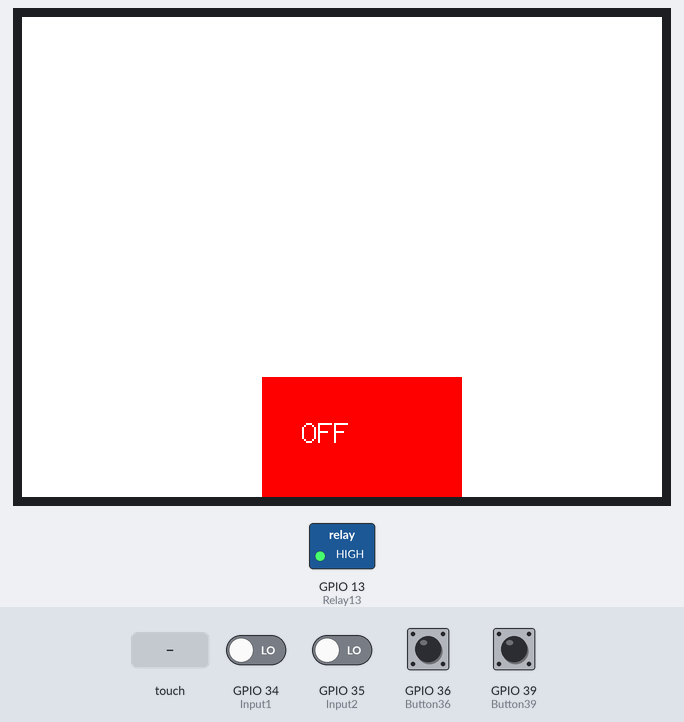
Bench run of a program on a simulated ESP32. On the bench: 320×240 colour display, switched loads named in the program (green lamp = pin HIGH). The test bench sets the inputs (shaded band); at power-on: GPIO 34 (Input1), GPIO 35 (Input2), GPIO 36 (Button36), GPIO 39 (Button39) LOW. Storage starts empty; what the program prints to the serial monitor is not drawn.

Above: at 0.5 s.
At 3.0 s:
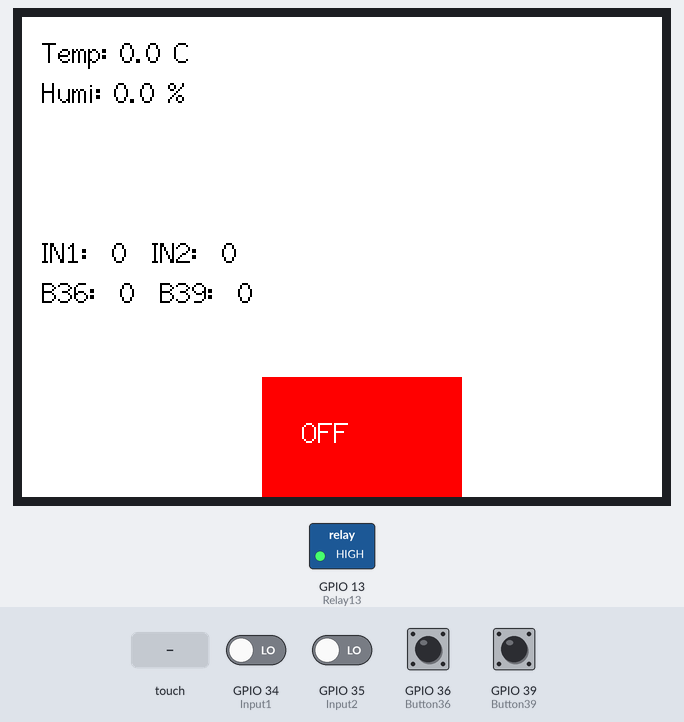
3.1 s: screen touched at 38 % across, 90 % down
At 4.9 s:
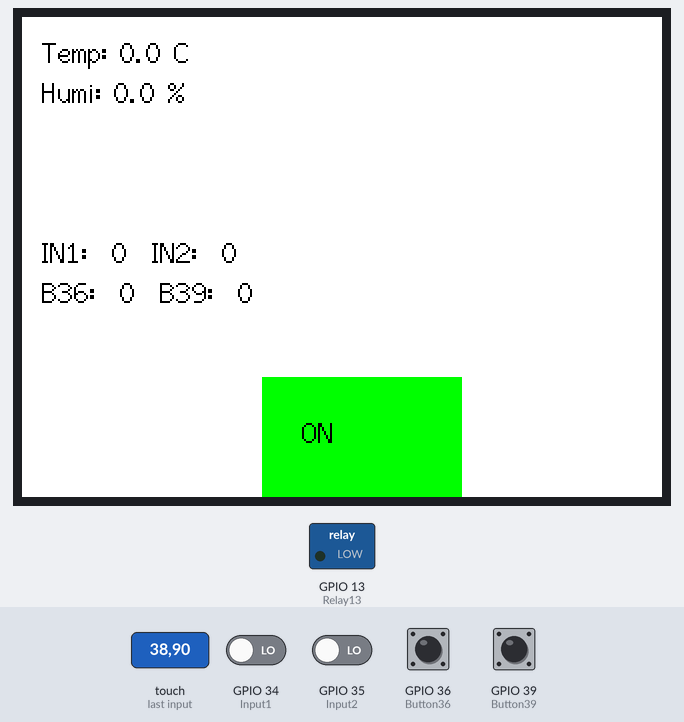
6.0 s: GPIO 34 (Input1) driven HIGH
8.0 s: screen touched at 62 % across, 90 % down
At 9.1 s:
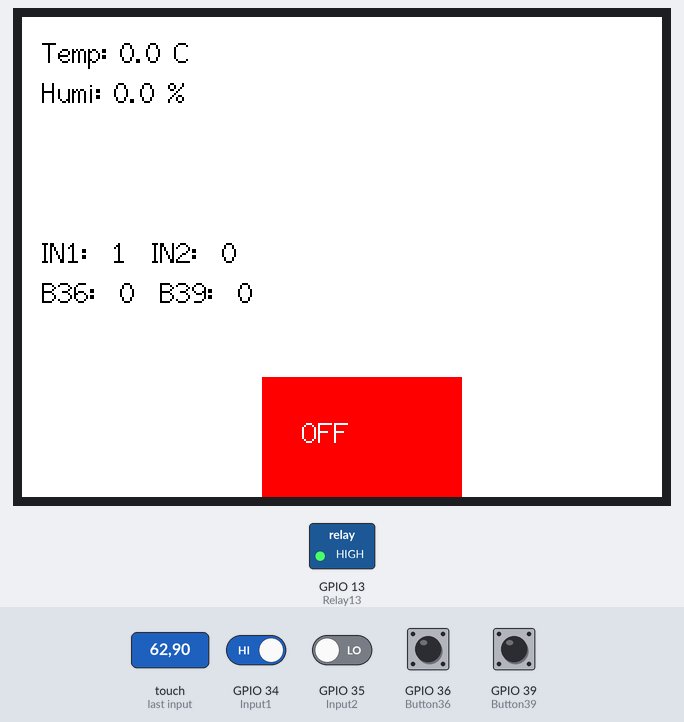
10.1 s: GPIO 35 (Input2) driven HIGH
12.1 s: GPIO 36 (Button36) pulled HIGH for 1.2 s
At 13.6 s:
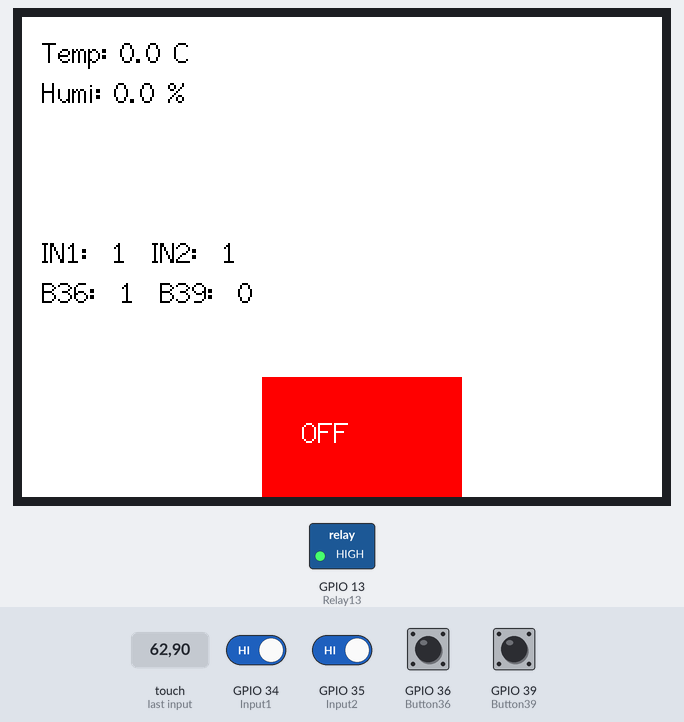
16.3 s: GPIO 39 (Button39) pulled HIGH for 1.2 s
Timing chart, 0 to 19.3 s (numbered marks = the images above; inputs shaded):
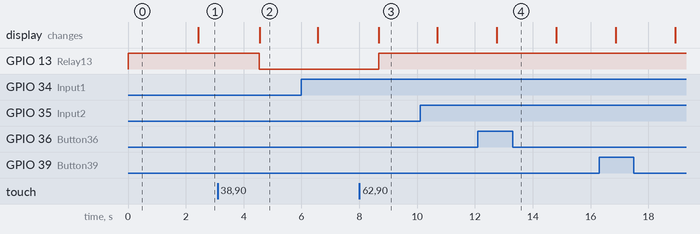

The program:

main.cpp
```cpp
#include <Arduino.h>
#include "FS.h"
#include "SPIFFS.h"
#include <SPI.h>
#include <TFT_eSPI.h>
#include "ModbusMaster.h"

// ================= TFT =================
TFT_eSPI tft = TFT_eSPI();

// ================= Modbus =================
ModbusMaster myModbus;
float Temp = 0.0;
float Humi = 0.0;

// ================= IO =================
#define Input1  34
#define Input2  35
#define Button36 36
#define Button39 39

int in1 = 0, in2 = 0, btn36 = 0, btn39 = 0;

// ================= Relay Touch =================
#define Relay13 13
bool relayState = false;
bool wasTouched = false;

#define BTN_X 120
#define BTN_Y 180
#define BTN_W 100
#define BTN_H 60

// ================= Calibration =================
#define CALIBRATION_FILE "/calibrationData"
#define CAL_DATA_SIZE 10
uint16_t calibrationData[5];
bool calibrationDone = false;

// ================= FUNCTIONS =================

void read_sensor_RS485()
{
  uint8_t result = myModbus.readHoldingRegisters(0, 4);
  if (result == myModbus.ku8MBSuccess)
  {
    Humi = myModbus.getResponseBuffer(0) / 10.0;
    Temp = myModbus.getResponseBuffer(1) / 10.0;
  }
}

void drawButton()
{
  if (relayState)
  {
    tft.fillRect(BTN_X, BTN_Y, BTN_W, BTN_H, TFT_GREEN);
    tft.setTextColor(TFT_BLACK, TFT_GREEN);
    tft.setCursor(BTN_X + 20, BTN_Y + 20, 2);
    tft.print("ON");
  }
  else
  {
    tft.fillRect(BTN_X, BTN_Y, BTN_W, BTN_H, TFT_RED);
    tft.setTextColor(TFT_WHITE, TFT_RED);
    tft.setCursor(BTN_X + 20, BTN_Y + 20, 2);
    tft.print("OFF");
  }
}

// ================= SETUP =================
void setup()
{
  Serial.begin(115200);
  Serial.println("Start System");

  pinMode(Input1, INPUT);
  pinMode(Input2, INPUT);
  pinMode(Button36, INPUT);
  pinMode(Button39, INPUT);

  pinMode(Relay13, OUTPUT);
  digitalWrite(Relay13, HIGH); // relay off (active LOW)

  tft.init();
  tft.setRotation(1);
  tft.fillScreen(TFT_WHITE);

  // ===== SPIFFS =====
  if (!SPIFFS.begin(true))
  {
    Serial.println("SPIFFS Failed");
  }

  uint8_t calDataOK = 0;

  if (SPIFFS.exists(CALIBRATION_FILE))
  {
    File f = SPIFFS.open(CALIBRATION_FILE, "r");
    if (f)
    {
      if (f.readBytes((char *)calibrationData, CAL_DATA_SIZE) == CAL_DATA_SIZE)
        calDataOK = 1;
      f.close();
    }
  }

  if (calDataOK)
  {
    tft.setTouch(calibrationData);
    calibrationDone = true;
  }
  else
  {
    tft.fillScreen(TFT_WHITE);
    tft.calibrateTouch(calibrationData, TFT_WHITE, TFT_RED, 15);

    File f = SPIFFS.open(CALIBRATION_FILE, "w");
    if (f)
    {
      f.write((const unsigned char *)calibrationData, CAL_DATA_SIZE);
      f.close();
    }
    calibrationDone = true;
  }

  tft.fillScreen(TFT_WHITE);
  drawButton();

  Serial2.begin(9600, SERIAL_8N1, 16, 17);
  myModbus.begin(1, Serial2);
}

// ================= LOOP =================
void loop()
{
  if (!calibrationDone) return;

  // ===== Touch Relay =====
  uint16_t x, y;
  bool touched = tft.getTouch(&x, &y);

  if (touched && !wasTouched)
  {
    Serial.printf("Touch: %d,%d\n", x, y);

    if (x > BTN_X && x < BTN_X + BTN_W &&
        y > BTN_Y && y < BTN_Y + BTN_H)
    {
      relayState = !relayState;
      digitalWrite(Relay13, relayState ? LOW : HIGH);
      drawButton();
    }
  }
  wasTouched = touched;

  // ===== Modbus =====
  read_sensor_RS485();

  // ===== IO =====
  in1  = digitalRead(Input1);
  in2  = digitalRead(Input2);
  btn36 = digitalRead(Button36);
  btn39 = digitalRead(Button39);

  // ===== Display =====
  tft.setTextColor(TFT_BLACK, TFT_WHITE);

  tft.setCursor(10, 10, 2);
  tft.printf("Temp: %.1f C   ", Temp);

  tft.setCursor(10, 30, 2);
  tft.printf("Humi: %.1f %%   ", Humi);

  tft.setCursor(10, 110, 2);
  tft.printf("IN1:  %d  IN2:  %d   ", in1, in2);

  tft.setCursor(10, 130, 2);
  tft.printf("B36:  %d  B39:  %d   ", btn36, btn39);

  delay(50);
}
```

Measured:
- after the input at 3.1 s, GPIO 13 (Relay13): HIGH → LOW after 1.4 s; the display: changes after 1.4 s (image 2)
- after the input at 8.0 s, GPIO 13 (Relay13): LOW → HIGH after 0.67 s; the display: changes after 0.68 s (image 3)
- after the input at 12.1 s, the display: changes after 0.65 s (image 4)
